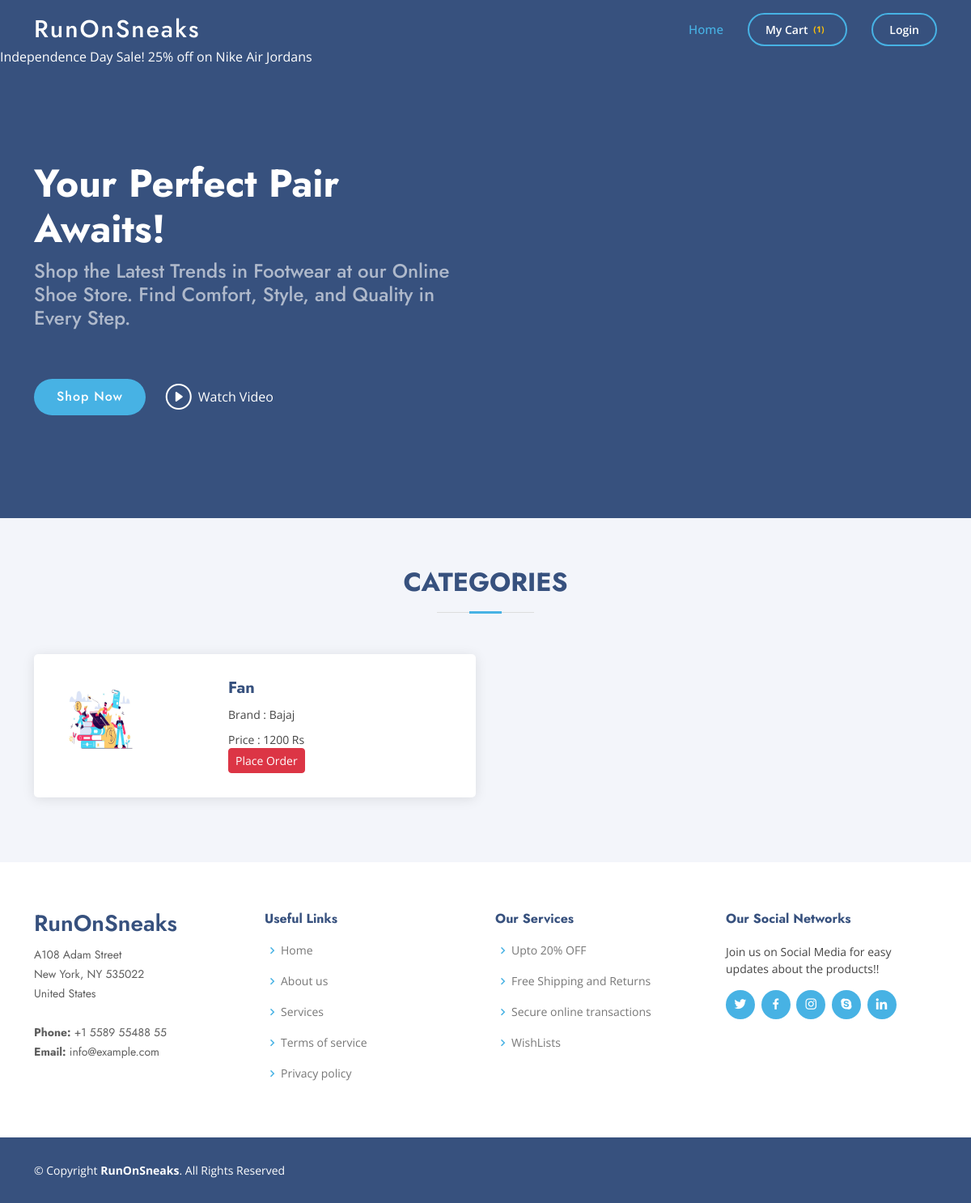
/E-shoes/E-shoes/cart.php?pid=1, run on the app's committed database.
### tables this page shows
CREATE TABLE `product_info` (
  `id` int(11) NOT NULL,
  `product_name` varchar(200) NOT NULL,
  `company_name` varchar(200) NOT NULL,
  `product_price` int(50) NOT NULL,
  `product_categories` varchar(60) NOT NULL,
  `men` varchar(30) NOT NULL,
  `women` varchar(30) NOT NULL,
  `product_img` varchar(50) NOT NULL
);

### E-shoes/E-shoes/cart.php (the view, shortened to what this page needs)
<!DOCTYPE html>
<html lang="en">
<head>
  <link href="assets_home/vendor/aos/aos.css" rel="stylesheet">
  <link href="assets_home/vendor/bootstrap/css/bootstrap.min.css" rel="stylesheet">
  <link href="assets_home/vendor/bootstrap-icons/bootstrap-icons.css" rel="stylesheet">
  <link href="assets_home/vendor/boxicons/css/boxicons.min.css" rel="stylesheet">
  <link href="assets_home/vendor/glightbox/css/glightbox.min.css" rel="stylesheet">
  <link href="assets_home/vendor/remixicon/remixicon.css" rel="stylesheet">
  <link href="assets_home/vendor/swiper/swiper-bundle.min.css" rel="stylesheet">
  <link href="assets_home/css/style.css" rel="stylesheet">
</head>
<body>
  <header id="header" class="fixed-top ">
    <div class="container d-flex align-items-center">
      <h1 class="logo me-auto" style="text-transform: none;"><a href="index.php">RunOnSneaks</a></h1>
      <nav id="navbar" class="navbar">
        <ul>
          <li><a class="nav-link scrollto active" href="index.php">Home</a></li>
          <li><a class="getstarted scrollto" href="cart.php?pid=''">My Cart <span class="badge text-warning">(1)</span></a></li>
          <li><a class="getstarted scrollto" href="login.php">Login</a></li>
        </ul>
      </nav>
    </div>
    <marquee style="color: white;">Independence Day Sale! 25% off on Nike Air Jordans</marquee>
  </header>
  <section id="hero" class="d-flex align-items-center">
    <div class="container">
      <div class="row">
        <div class="col-lg-6 d-flex flex-column justify-content-center pt-4 pt-lg-0 order-2 order-lg-1" data-aos="fade-up" data-aos-delay="200">
          <h1>Your Perfect Pair Awaits!</h1>
          <h2>Shop the Latest Trends in Footwear at our Online Shoe Store. Find Comfort, Style, and Quality in Every Step.</h2>
          <div class="d-flex justify-content-center justify-content-lg-start">
            <a href="#products" class="btn-get-started scrollto">Shop Now</a>
            <a href="https://youtu.be/FGEyII4nUO8" class="glightbox btn-watch-video"><i class="bi bi-play-circle"></i><span>Watch Video</span></a>
          </div>
        </div>
        <div class="col-lg-6 order-1 order-lg-2 hero-img" data-aos="zoom-in" data-aos-delay="200">
        </div>
      </div>
    </div>
  </section>
  <main id="main">
    <section id="products" class="team section-bg">
      <div class="container" data-aos="fade-up">
        <div class="section-title">
          <h2>Categories</h2>
         </div>
        <div class="row">
          <?php
          include("process\connection.php");
          $p_id=$_GET['pid'];
          $querry = "Select * from product_info where id=$p_id";
          $result = mysqli_query($conn, $querry);
          while ($row = mysqli_fetch_assoc($result)) {
          ?>
            <div class="col-lg-6" data-aos="zoom-in" data-aos-delay="100" style="margin-bottom: 20px;">
                <div class="member d-flex align-items-start">
                  <div class="pic"><img src="./assets/product/<?php echo $row['product_img']; ?>" class="img-fluid" alt="" style="height: 100px;width: 100px;"></div>
                  <div class="member-info">
                    <h4>
                      <?php echo $row['product_name']; ?>
                    </h4>
                    <p>Brand :
                      <?php echo $row['company_name']; ?>
                    </p>
                    <p> Price :
                      <?php echo $row['product_price']; ?> Rs
                    </p>
                    <a class="btn btn-sm btn-danger" href="login.php">Place Order</a>
                  </div>
                </div>
            </div>
          <?php } ?>
        </div>
      </div>
    </section>
  </main>
  <footer id="footer">
    <div class="footer-top">
      <div class="container">
        <div class="row">
          <div class="col-lg-3 col-md-6 footer-contact">
            <h3 style="text-transform: none;">RunOnSneaks</h3>
            <p>
              A108 Adam Street <br>
              New York, NY 535022<br>
              United States <br><br>
              <strong>Phone:</strong> +1 5589 55488 55<br>
              <strong>Email:</strong> info@example.com<br>
            </p>
          </div>
          <div class="col-lg-3 col-md-6 footer-links">
            <h4>Useful Links</h4>
            <ul>
              <li><i class="bx bx-chevron-right"></i> <a href="#">Home</a></li>
              <li><i class="bx bx-chevron-right"></i> <a href="#">About us</a></li>
              <li><i class="bx bx-chevron-right"></i> <a href="#">Services</a></li>
              <li><i class="bx bx-chevron-right"></i> <a href="#">Terms of service</a></li>
              <li><i class="bx bx-chevron-right"></i> <a href="#">Privacy policy</a></li>
            </ul>
          </div>
          <div class="col-lg-3 col-md-6 footer-links">
            <h4>Our Services</h4>
            <ul>
              <li><i class="bx bx-chevron-right"></i> <a href="#">Upto 20% OFF</a></li>
              <li><i class="bx bx-chevron-right"></i> <a href="#">Free Shipping and Returns</a></li>
              <li><i class="bx bx-chevron-right"></i> <a href="#">Secure online transactions</a></li>
              <li><i class="bx bx-chevron-right"></i> <a href="#">WishLists</a></li>
            </ul>
          </div>
          <div class="col-lg-3 col-md-6 footer-links">
            <h4>Our Social Networks</h4>
            <p>Join us on Social Media for easy updates about the products!!</p>
            <div class="social-links mt-3">
              <a href="#" class="twitter"><i class="bx bxl-twitter"></i></a>
              <a href="#" class="facebook"><i class="bx bxl-facebook"></i></a>
              <a href="#" class="instagram"><i class="bx bxl-instagram"></i></a>
              <a href="#" class="google-plus"><i class="bx bxl-skype"></i></a>
              <a href="#" class="linkedin"><i class="bx bxl-linkedin"></i></a>
            </div>
          </div>
        </div>
      </div>
    </div>
    <div class="container footer-bottom clearfix">
      <div class="copyright">
        &copy; Copyright <strong><span>RunOnSneaks</span></strong>. All Rights Reserved
      </div>
    </div>
  </footer>
</body>
</html>

### data on the page
product_info: product_img (picture), product_name "Fan", company_name "Bajaj", product_price "1200"
